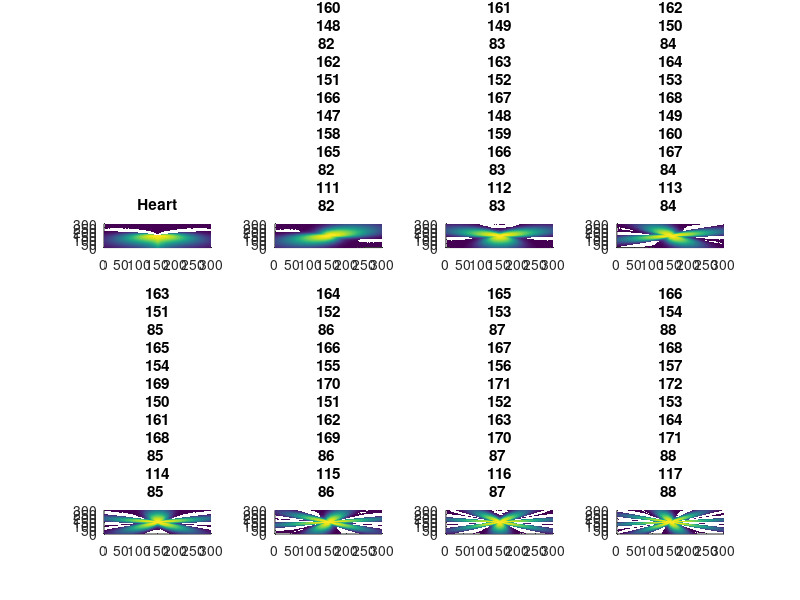

The MATLAB source for this figure:
%%% Generate 2D coordinates
x_vals = linspace(-3,3,300);
y_vals = x_vals;

%%% Set sigmq
sigma = 0.7;

pdf_Anormal = zeros(length(x_vals),length(y_vals));
petals_vals = 1:8;

figure; hold on
for n_petals_id = 1:length(petals_vals)
    n_petals = petals_vals(n_petals_id);
for x_id = 1:length(x_vals)
    x = x_vals(x_id);
    for y_id = 1:length(y_vals)
        y = y_vals(y_id);        
        % Transform coordinates from (x,y) to (angle,Distance)
        angle = atan2(x,y); 
        distance_squared = x^2 + y^2;        
        % Use the chosen shape function
        if n_petals == 1         
            r = (2 - 2*sin(angle)+sin(angle)*sqrt(abs(cos(angle)))/(sin(angle)+1.4)); 
            % Heart
        else
            r = (sin(angle*n_petals)+2); 
            % Flower
        end        
        % Apply the formula
        pdf_Anormal(x_id,y_id) = exp( -1/2*(distance_squared)./(sigma*r)^2);
    end
end
pdf_Anormal = pdf_Anormal./sum(pdf_Anormal(:)); % Normalize at the end because used non-normalized shape function r.
if length(petals_vals) > 1
    subplot(2,ceil(length(petals_vals)/2),n_petals_id); hold on
end
if n_petals == 1
title('Heart')
else
title("nb petals = "+num2str(n_petals));
end
surface(pdf_Anormal,'EdgeAlpha',0.1);
end